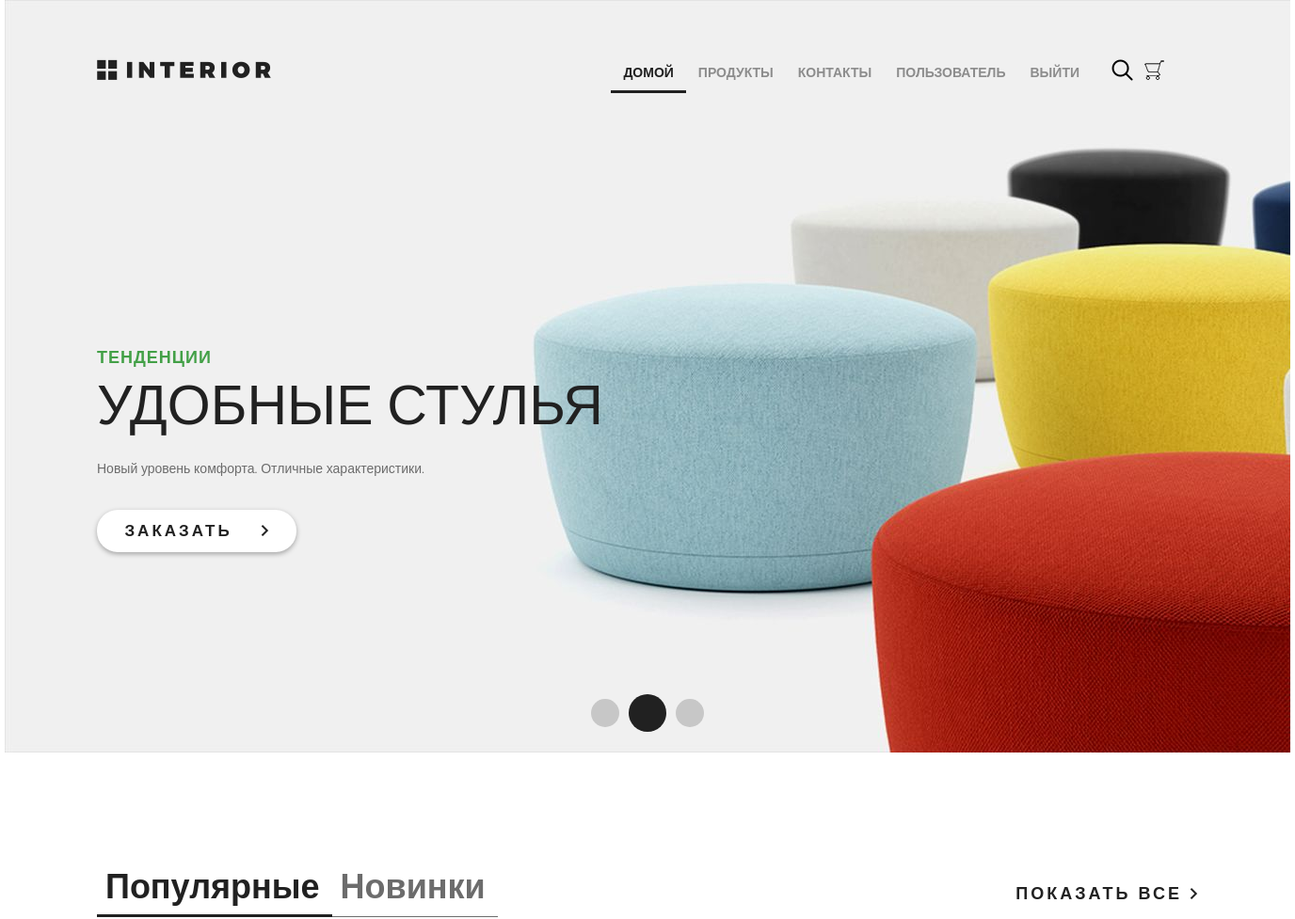
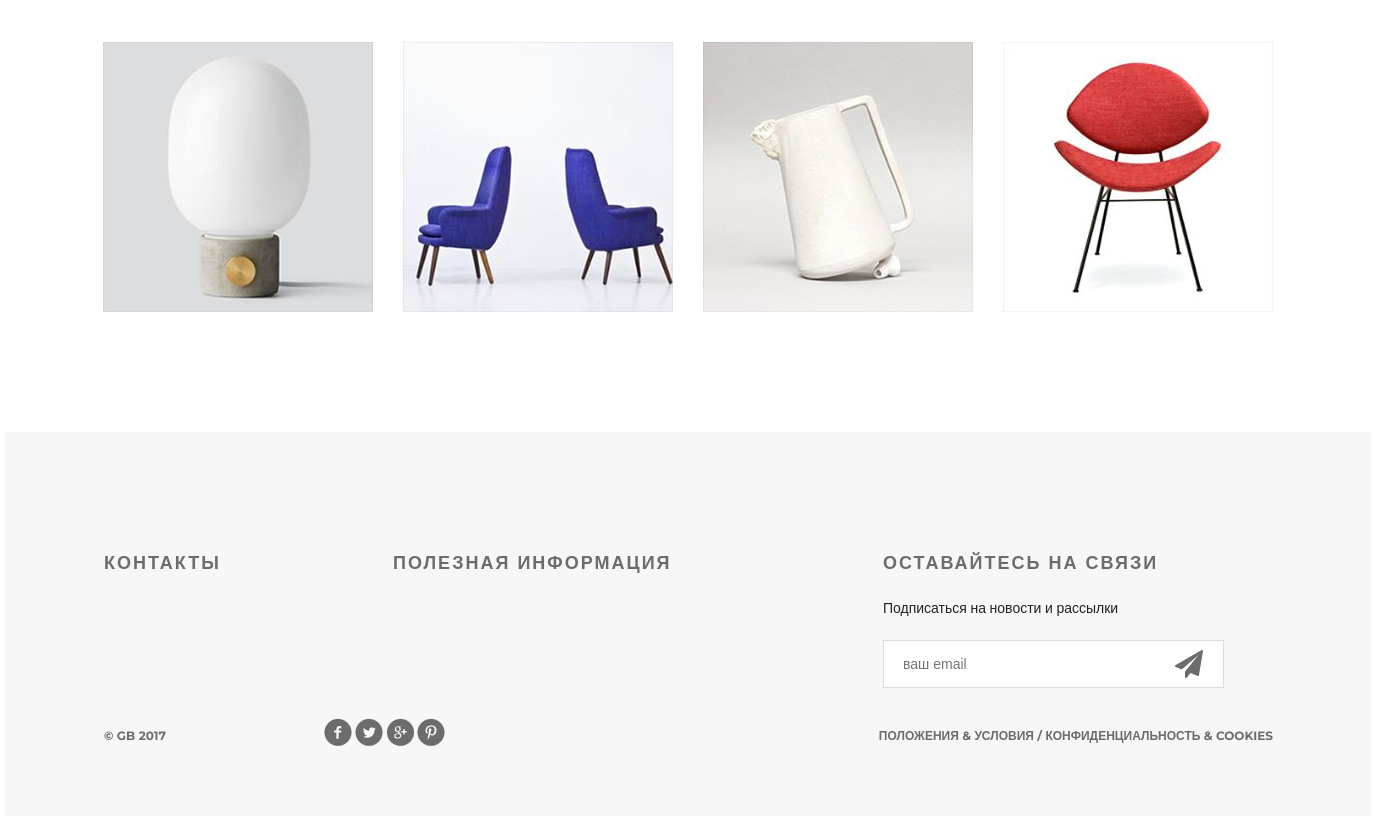
Page / (signed in) on the committed database (2 pictures, top to bottom).
### authnapp/models.py (models this page shows)
class ShopUser(AbstractUser):
    avatar = models.ImageField(upload_to="users_avatars", blank=True)
    age = models.PositiveIntegerField(verbose_name="возраст")

### mainapp/models.py (models this page shows, shortened)
class Product(models.Model):
    category = models.ForeignKey(ProductCategory, on_delete=models.CASCADE)
    name = models.CharField(verbose_name="имя продукта", max_length=128)
    image = models.ImageField(upload_to="products_images", blank=True)
    short_desc = models.CharField(verbose_name="краткое описание продукта", max_length=60, blank=True)
    description = models.TextField(verbose_name="описание продукта", blank=True)
    price = models.DecimalField(verbose_name="цена продукта", max_digits=8, decimal_places=2, default=0)
    quantity = models.PositiveIntegerField(verbose_name="количество на складе", default=0)

### mainapp/views.py (the view)
# urls.py: path("", mainapp.main, name="main"),
def main(request):
    title = "главная"
    products = Product.objects.all()[:4]
    content = {"title": title, "products": products, "media_url": settings.MEDIA_URL}
    return render(request, "mainapp/index.html", content)

### mainapp/templates/mainapp/index.html (shortened to what this page needs)
{% extends 'mainapp/base.html' %}
{% load static %}
{% block menu %}
<div class="slider">
    <div class="header clearfix">
        {% include 'mainapp/includes/inc_menu.html' %}
    </div>
    <div class="text-slider">
        <h3 class="green">тенденции</h3>
        <h3 class="big"> удобные стулья</h3>
        <p>Новый уровень комфорта. Отличные характеристики.</p>
        <a href="#" class="button-order">
            заказать
            <img src="{% static 'img/arrow.png' %}" alt="">
        </a>
    </div>
    <div class="navi">
        <a href="#"></a><a href="#"></a><a href="#"></a>
    </div>
</div>
{% endblock %}
{% block content %}
<div class="featured">
    <div class="featured-menu">
        <a class="active" href="#">Популярные</a><a href="#">Новинки</a>
    </div>
    <a class="explore" href="#">показать все <img src="{% static 'img/arrow.png' %}" alt=""></a>
    <div class="clearfix">
    </div>
    <div class="tab-content">
        {% for product in products %}
        <div class="block">
            <a href="{{ product.image }}"><img src="{{ media_url }}{{ product.image }}" alt="{{ product.short_desc }}">
            </a>
        </div>
        {% endfor %}
    </div>
</div>
<div class="clr"></div>
{% endblock %}

### mainapp/templates/mainapp/includes/inc_menu.html
<a href="{% url 'main' %}" class="logo"></a>
<ul class="menu">
    <li>
        <a href="{% url 'main' %}" class="{% if request.resolver_match.url_name == 'main' %}active{% endif %}">
            домой
        </a>
    </li>
    <li>
        <a href="{% url 'products:index' %}"
            class="{% if request.resolver_match.url_name == 'index' %}active{% endif %}">
            продукты
        </a>
    </li>
    <li>
        <a href="{% url 'contact' %}" class="{% if request.resolver_match.url_name == 'contact' %}active{% endif %}">
            контакты
        </a>
    </li>
    {% if user.is_authenticated %}
    <li>
        <a href="{% url 'auth:edit' %}">
            {{ user.first_name|default:'Пользователь' }}
        </a>
    </li>
    {% endif %}
    <li>
        {% if user.is_authenticated %}
        <a href="{% url 'auth:logout' %}">выйти</a>
        {% else %}
        <a href="{% url 'auth:login' %}">войти</a>
        {% endif %}
    </li>
</ul>
<a href="#" class="search"></a>
<a href="#" class="basket"></a>

### static/style.css (style rules this page uses)
* { margin: 0; padding: 0; }
body { font-family: 'Montserrat', sans-serif; }
html, body { height: 100%; }
.clr { height: 384px; }
.slider { height: 800px; background-image: url(img/slider.jpg); padding-left: 98px; padding-right: 211px; position: relative; }
.logo { background-image: url(img/logo.png); margin-top: 63px; width: 185px; height: 22px; float: left; }
.menu { list-style-type: none; margin-top: 67px; float: right; }
.menu li { float: left; }
.menu a { color: #8c8c8c; font-size: 14px; font-weight: 700; text-align: right; text-transform: uppercase; text-decoration: none; padding: 10px 13px; }
.menu .active { color: #212121; font-weight: 700; border-bottom: 3px solid #212121; }
.search { display: block; width: 23px; height: 23px; background-image: url(img/search.png); position: absolute; top: 63px; left: 1176px; }
.basket { display: block; width: 23px; height: 23px; background-image: url(img/basket.png); position: absolute; top: 63px; left: 1210px; }
.clearfix:after { content: ""; display: block; clear: both; }
.text-slider { margin-top: 288px; position: absolute; }
.text-slider p { color: #6c6c6c; font-size: 14px; text-align: left; width: 458px; line-height: 24px; }
.button-order { background-color: #ffffff; box-shadow: 0px 2px 4.85px 0.15px rgba(33, 33, 33, 0.35); width: 212px; height: 45px; display: block; text-transform: uppercase; text-align: center; border-radius: 22px; text-decoration: none; color: #212121; font-size: 17px; font-weight: 700; line-height: 45px; margin-top: 32px; letter-spacing: 3px; }
.button-order img { padding-left: 22px; }
.green { text-transform: uppercase; color: #43a047; font-size: 18px; font-weight: 700; text-align: left; margin-bottom: 22px; line-height: 13px; letter-spacing: 1px; }
.big { color: #212121; font-size: 59px; line-height: 43px; text-transform: uppercase; font-weight: 100; margin-bottom: 34px; }
.navi { position: absolute; bottom: 22px; right: 618px; display: flex; width: 130px; height: 40px; justify-content: space-between; align-items: center; }
.navi a { display: block; width: 30px; height: 30px; border-radius: 50%; background-color: rgba(33, 33, 33, 0.2); float: left; margin: 0px 5px; }
.navi a:nth-child(2) { display: block; width: 40px; height: 40px; border-radius: 50%; background-color: #212121; float: left; margin: 0px; }
.featured { padding-left: 98px; padding-right: 98px; }
.featured-menu { margin-top: 120px; width: 300px; height: 49px; float: left; }
.featured-menu a { color: #6c6c6c; font-size: 36px; font-weight: 700; text-align: left; text-decoration: none; border-bottom: 1px solid #6c6c6c; padding-bottom: 10px; padding-right: 13px; padding-left: 9px; }
.featured-menu .active { font-size: 36px; font-weight: 700; text-align: left; color: #212121; border-bottom: 3px solid #212121; padding-bottom: 8px; }
.explore { text-transform: uppercase; color: #212121; font-size: 18px; font-weight: 700; line-height: 24px; text-align: center; float: right; margin-top: 138px; letter-spacing: 3px; text-decoration: none; }
.tab-content { margin-top: 50px; display: flex; justify-content: space-between; margin-bottom: 120px; }
.tab-content .block { height: 270px; width: 270px; position: relative; }

### rows in the picture
ShopUser: first_name "ПОЛЬЗОВАТЕЛЬ"
Product: image (picture)
Product: image (picture)
Product: image (picture)
Product: image (picture)
